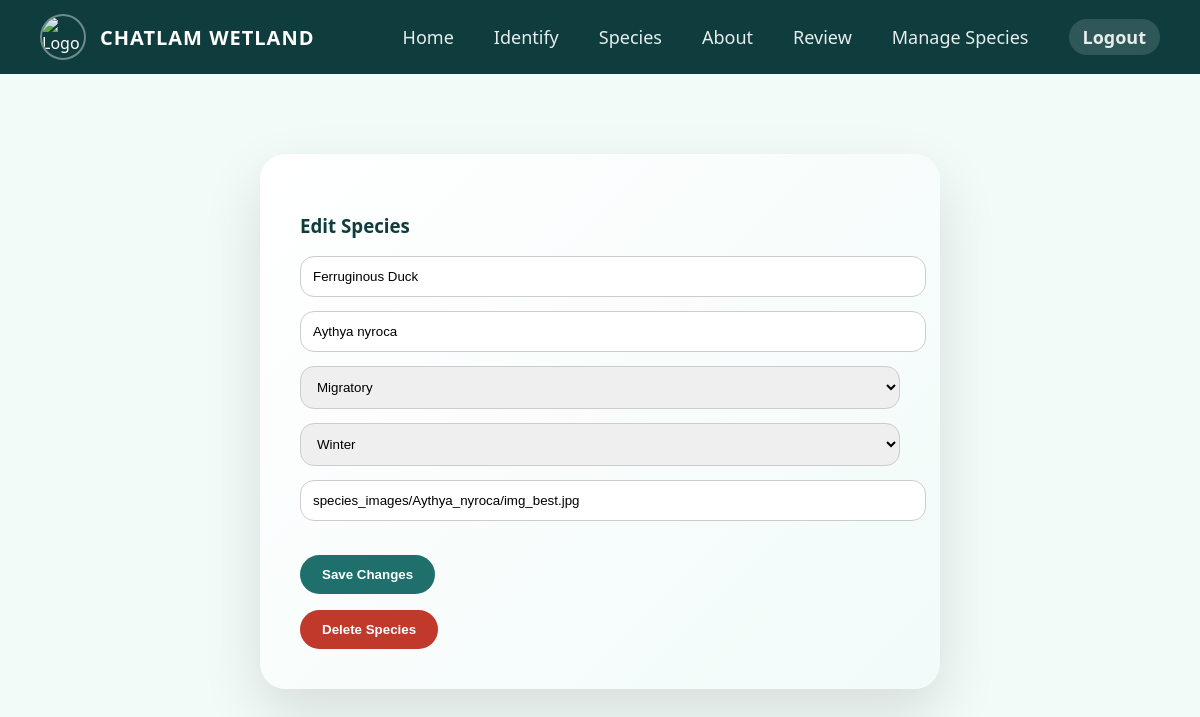
/admin/species/edit/2 (signed in), run on the app's committed database.
### tables this page shows
CREATE TABLE species (
    id INTEGER PRIMARY KEY AUTOINCREMENT,
    common_name TEXT,
    scientific_name TEXT,
    status TEXT,
    season TEXT,
    description TEXT
, image TEXT);

### web/app.py (the view, shortened to what this page needs)
@app.route("/admin/species/edit/<int:species_id>", methods=["GET", "POST"])
@admin_required
def edit_species(species_id):
    if not session.get("admin_logged_in"):
        return redirect("/admin/login")
    conn = sqlite3.connect(DB_PATH)
    conn.row_factory = sqlite3.Row
    c = conn.cursor()
    c.execute("SELECT * FROM species WHERE id = ?", (species_id,))
    bird = c.fetchone()
    conn.close()
    return render_template("admin_edit_species.html", bird=bird)

### web/app.py (called while the page is built)
def admin_required(f):
    @wraps(f)
    def wrapper(*args, **kwargs):
        if not session.get("admin_logged_in"):
            return redirect(url_for("admin_login"))
        return f(*args, **kwargs)
    return wrapper

### web/templates/admin_edit_species.html (shortened to what this page needs)
{% extends "base.html" %}
{% block content %}
<div class="edit-box">
    <h3>Edit Species</h3>
    <form method="POST">
        <input name="common_name"
               value="{{ bird.common_name }}"
               required>
        <input name="scientific_name"
               value="{{ bird.scientific_name }}"
               required>
        <select name="status">
            <option selected>{{ bird.status }}</option>
        </select>
        <select name="season">
            <option selected>{{ bird.season }}</option>
        </select>
        <input name="image"
               placeholder="Paste image path here"
               value="{{ bird.image or '' }}">
        <div style="display:flex; gap:16px; margin-top:20px; flex-wrap:wrap;">
            <button type="submit"
                    style="
                        background:#1f6f6d;
                        color:white;
                        padding:12px 22px;
                        border:none;
                        border-radius:22px;
                        cursor:pointer;
                        font-weight:600;
                    ">
                Save Changes
            </button>
        </div>
    </form>
    <form method="POST"
          action="/admin/species/delete/{{ bird.id }}"
          onsubmit="return confirm('Are you sure you want to delete this species? This action cannot be undone.');"
          style="margin-top:16px;">
        <button type="submit"
                style="
                    background:#c0392b;
                    color:white;
                    padding:12px 22px;
                    border:none;
                    border-radius:22px;
                    cursor:pointer;
                    font-weight:600;
                ">
            Delete Species
        </button>
    </form>
</div>
{% endblock %}

### web/templates/base.html (style rules this page uses)
body { margin: 0; font-family: "Segoe UI", system-ui, sans-serif; background: #f3fbf9; color: #0f3d3e; }
h1, h2, h3 { color: #0f3d3e; }

### web/templates/admin_edit_species.html (style rules this page uses)
.edit-box { max-width: 600px; margin: 80px auto; padding: 40px; border-radius: 26px; background: linear-gradient(135deg, #ffffff, #f1fbf9); box-shadow: 0 25px 60px rgba(0,0,0,0.12); }
.edit-box input, .edit-box select { width: 100%; padding: 12px; margin-bottom: 14px; border-radius: 14px; border: 1px solid #ccc; }
.edit-box button { padding: 12px 22px; border-radius: 20px; background: #1f6f60; color: white; font-weight: bold; border: none; cursor: pointer; }

### data on the page
species: common_name "Ferruginous Duck", scientific_name "Aythya nyroca", status "Migratory", season "Winter", image "species_images/Aythya_nyroca/img_best.jpg"
